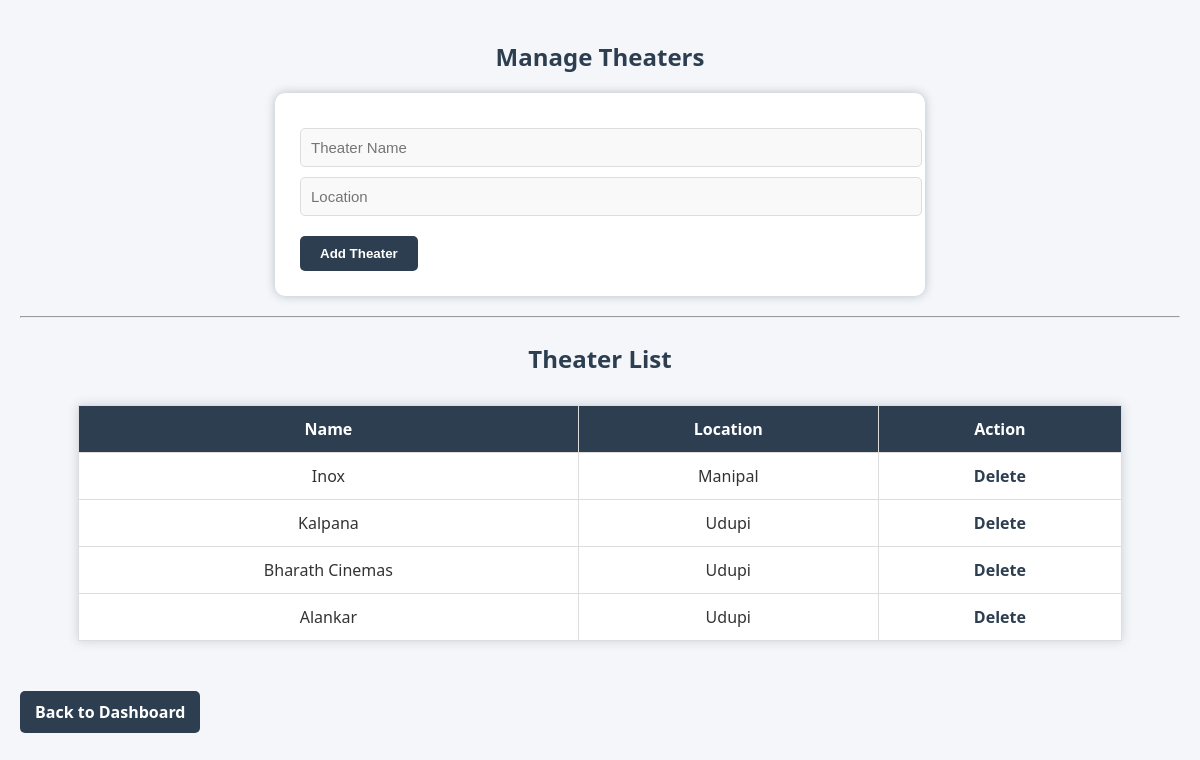
Page /admin/manage_theaters.php (signed in) on the committed database.
### tables this page shows
CREATE TABLE `theaters` (
  `id` int(11) NOT NULL,
  `name` varchar(255) NOT NULL,
  `location` varchar(255) NOT NULL,
  `created_at` timestamp NOT NULL DEFAULT current_timestamp()
);

### admin/manage_theaters.php (the view, shortened to what this page needs)
<?php
include('../includes/db.php');
?>
<!DOCTYPE html>
<html>
<head>
    <link rel="stylesheet" href="css/style.css">
</head>
<body>
<h2>Manage Theaters</h2>
<form method="post">
    <input type="text" name="name" placeholder="Theater Name" required><br>
    <input type="text" name="location" placeholder="Location" required><br>
    <button type="submit" name="add">Add Theater</button>
</form>
<hr>
<h3>Theater List</h3>
<table border="1">
    <tr><th>Name</th><th>Location</th><th>Action</th></tr>
    <?php
    $result = $conn->query("SELECT * FROM theaters");
    while ($row = $result->fetch_assoc()) {
        echo "<tr>
            <td>{$row['name']}</td>
            <td>{$row['location']}</td>
            <td><a href='?delete={$row['id']}' onclick='return confirm(\"Delete?\")'>Delete</a></td>
        </tr>";
    }
    ?>
</table>
<p><a href="dashboard.php">Back to Dashboard</a></p>
</body>
</html>

### css/style.css (style rules this page uses)
body { font-family: Arial, sans-serif; margin: 0; padding: 0; background-color: #111; color: #fff; }
h3 { color: #F5A623; font-size: 24px; }

### admin/manage_theaters.php (style rules this page uses)
body { margin: 0; padding: 20px; background-color: #f4f6f9; font-family: 'Segoe UI', Tahoma, Geneva, Verdana, sans-serif; color: #333; }
h2, h3 { color: #2c3e50; text-align: center; }
form { max-width: 600px; margin: 20px auto; background-color: #ffffff; padding: 25px; border-radius: 10px; box-shadow: 0 0 10px rgba(44, 62, 80, 0.3); }
form input[type="text"] { width: 100%; padding: 10px; margin-top: 10px; border: 1px solid #ddd; border-radius: 5px; background-color: #f9f9f9; color: #333; font-size: 15px; }
form button { margin-top: 20px; padding: 10px 20px; background-color: #2c3e50; color: white; font-weight: bold; border: none; border-radius: 5px; cursor: pointer; transition: 0.3s ease; }
table { width: 90%; margin: 30px auto; border-collapse: collapse; background-color: #ffffff; border: 1px solid #ddd; color: #333; box-shadow: 0 0 10px rgba(44, 62, 80, 0.2); }
th, td { padding: 12px 10px; border-bottom: 1px solid #ddd; text-align: center; }
th { background-color: #2c3e50; color: white; font-weight: bold; }
a { color: #2c3e50; text-decoration: none; font-weight: bold; }
p a { display: inline-block; margin-top: 20px; padding: 10px 15px; background-color: #2c3e50; color: white; border-radius: 5px; transition: 0.3s ease; }

### rows in the picture
theaters: name "Inox", location "Manipal"
theaters: name "Kalpana", location "Udupi"
theaters: name "Bharath Cinemas", location "Udupi"
theaters: name "Alankar", location "Udupi"
